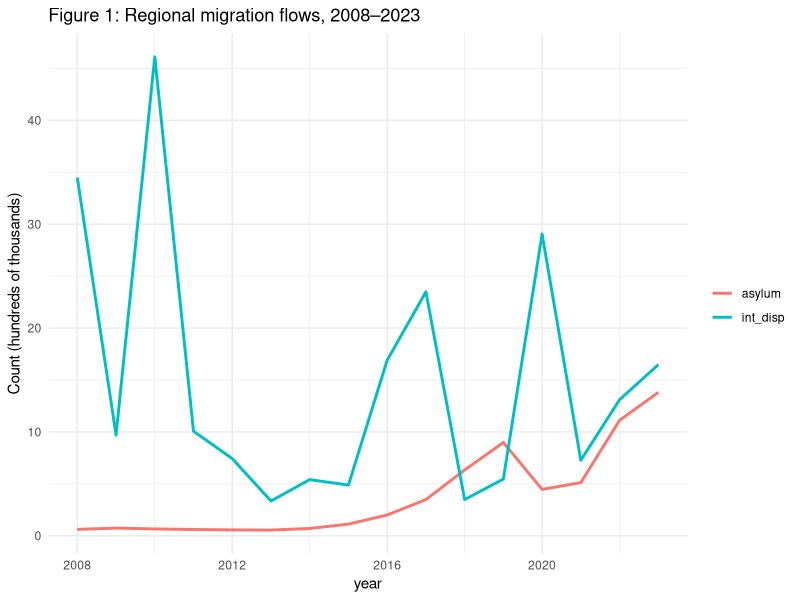

Reproduce this figure in R.
## ---- chunk 1


## ---- chunk 2
library(readr)
library(dplyr)
library(knitr)

# read the file
countries <- read_csv("data/intermediate/countries.csv", show_col_types = FALSE)

# identify the ISO column and one name column automatically
iso_col  <- intersect(names(countries), c("iso3", "iso"))[1]
name_col <- setdiff(names(countries), iso_col)[1]   # first non-ISO column

kable(
  countries %>% arrange(.data[[name_col]]) %>% select(all_of(c(iso_col, name_col))),
  col.names = c("ISO-3", "Country"),
  caption   = "Appendix A: LAC countries included in the panel (2008–2023)"
)


## ---- chunk 3
library(tibble); library(knitr)
data_sources <- tribble(
  ~Dataset,                   ~"Temporal Coverage", ~"Key Variables (this study)",                                           ~"Original Freq.",
  "EM-DAT – CRED",            "2008–2023",          "Events, deaths, affected (drought / flood / hurricane)",               "Event → Year",
  "IDMC",                     "2008–2023",          "New internal displacements (hazard-specific)",                         "Event → Year",
  "UNHCR Asylum",             "2008–2023",          "Asylum applications by country of origin",                             "Annual",
  "World Bank WDI",           "2008–2023",          "GDP pc, agriculture VA %, unemployment %, remittances % GDP, population, Gini", "Annual",
  "UN DESA (placeholder)",    "2020 snapshot",      "Migrant stock in U.S. / Spain (diaspora proxy – pending parse)",       "5-year"
)
knitr::kable(data_sources, caption = "Primary data sources and variables used")

## ---- chunk 4
library(readr); library(dplyr); library(tidyr); library(knitr); library(ggplot2)

panel <- read_csv("data/processed/panel_merged_wide.csv", show_col_types = FALSE)

# variables to display
vars <- panel %>%
  select(
    asylum_apps, total_int_disp,
    events_drought, events_flood, events_hurricane,
    gdp_pc_const, agri_va_pct, unemp_rate, remit_gdp_pct
  )

# build tidy summary
sumtab <- vars %>%
  summarise(across(everything(),
                   list(Mean = ~mean(. ,na.rm=TRUE),
                        SD   = ~sd(. ,na.rm=TRUE),
                        Min  = ~min(., na.rm=TRUE),
                        Max  = ~max(., na.rm=TRUE)),
                   .names = "{.col}_{.fn}")) %>%
  pivot_longer(everything(),
               names_to = c("Variable", ".value"),
               names_sep = "_")

kable(sumtab, digits = 2,
      caption = "Table 2: Summary statistics (2008–2023, N = 512)")

# regional flow trends plot
panel_long <- panel %>%
  group_by(year) %>%
  summarise(asylum = sum(asylum_apps, na.rm=TRUE),
            int_disp = sum(total_int_disp, na.rm=TRUE),
            .groups="drop") %>%
  pivot_longer(-year, names_to = "type", values_to = "count")

ggplot(panel_long, aes(year, count/1e5, colour = type)) +
  geom_line(linewidth = 1) +
  labs(y = "Count (hundreds of thousands)",
       colour = "", title = "Figure 1: Regional migration flows, 2008–2023") +
  theme_minimal()

## ---- chunk 5
library(readr); library(dplyr); library(tidyr); library(knitr); library(ggplot2); library(broom)

# Use the unified panel you already created
# (created by scripts/02_merge_panel.R)
panel <- read_csv("data/processed/panel_merged_wide.csv", show_col_types = FALSE)

# ---------- 5.1 Confidence intervals for key outcomes ----------
mean_ci <- function(x){
  x <- x[is.finite(x)]
  n <- length(x); m <- mean(x); s <- sd(x)
  se <- s / sqrt(n); tcrit <- qt(.975, df = n - 1)
  tibble(N = n, Mean = m, SD = s,
         `CI 95% Lower` = m - tcrit*se,
         `CI 95% Upper` = m + tcrit*se)
}

ci_tbl <- bind_rows(
  Asylum_Applications   = mean_ci(panel$asylum_apps),
  Internal_Displacement = mean_ci(panel$total_int_disp)
) |>
  dplyr::mutate(Variable = c("Asylum applications", "Total internal displacements"),
                .before = 1) |>
  select(Variable, everything())

kable(ci_tbl, digits = 2,
      caption = "Table: 95% confidence intervals for mean outcomes (pooled, N = 512).")

# ---------- 5.2 Difference-in-means tests aligned to H1 and H2 ----------
panel <- panel %>%
  mutate(
    sudden_onset_year = as.integer(coalesce(events_flood,0) + coalesce(events_hurricane,0) > 0),
    drought_year      = as.integer(coalesce(events_drought,0) > 0)
  )

t_intdisp <- t.test(total_int_disp ~ sudden_onset_year, data = panel)
t_asylum  <- t.test(asylum_apps     ~ drought_year,     data = panel)

ttab <- tibble(
  Test = c("Internal displacement: sudden-onset year vs none",
           "Asylum applications: drought year vs none"),
  `Group means` = c(
    sprintf("%.0f vs %.0f",
            mean(panel$total_int_disp[panel$sudden_onset_year==1], na.rm=TRUE),
            mean(panel$total_int_disp[panel$sudden_onset_year==0], na.rm=TRUE)),
    sprintf("%.0f vs %.0f",
            mean(panel$asylum_apps[panel$drought_year==1], na.rm=TRUE),
            mean(panel$asylum_apps[panel$drought_year==0], na.rm=TRUE))
  ),
  `t-statistic` = c(unname(t_intdisp$statistic), unname(t_asylum$statistic)),
  `p-value`     = c(unname(t_intdisp$p.value),   unname(t_asylum$p.value))
)

kable(ttab, digits = 3, caption = "Table: Simple t-tests (pooled) corresponding to H1 and H2.")

# ---------- 5.3 Simple OLS preview (illustrative) ----------
# (Keeps the spirit of your teammate's model but uses the correct dataset.)
ols_df <- panel %>% select(asylum_apps, events_drought, events_flood, events_hurricane, gdp_pc_const)

model <- lm(asylum_apps ~ events_drought + events_flood + events_hurricane + gdp_pc_const,
            data = ols_df)

kable(tidy(model), digits = 3, caption = "OLS preview: asylum applications on disasters and GDPpc (pooled).")

# Optional: residual diagnostics plot (comment out if knitting to PDF without graphics space)
# par(mfrow = c(2,2)); plot(model)

# Save regression results if needed
# write.csv(tidy(model), "output/regression_results_ols_preview.csv", row.names = FALSE)

